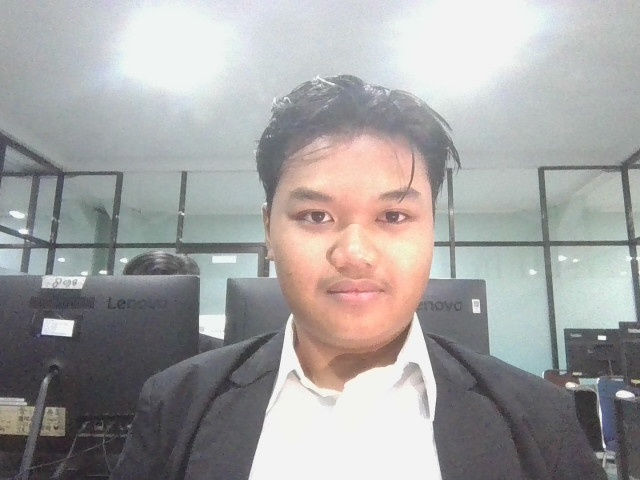
#> input picture original.jpg, 640 x 480 px, given in place of the camera
$ python face_tarcking.py
#> lines starting #> are read from the running program, lines starting #| are printed output that depends on the picture; after the words box and inside, x2 and y2 are one past the last pixel; in counts of white or black regions, pixels touching at a corner belong together
import cv2
import os

# Fungsi untuk membuat folder jika belum ada
def make_dir(directory):
    if not os.path.exists(directory):
        os.makedirs(directory)

# Inisialisasi Webcam
cap = cv2.VideoCapture(0)

# Mendeteksi wajah dengan model haarcascade frontal face
face_cascade = cv2.CascadeClassifier(cv2.data.haarcascades + 'haarcascade_frontalface_default.xml')

# Folder untuk menyimpan gambar
save_dir = "captured_images"
make_dir(save_dir)

# Mengambil gambar dari webcam
ret, frame = cap.read()
#> frame is the input picture: shape (480, 640, 3); mean B, G, R 160.8, 161.2, 162.4

# Jika berhasil mengambil gambar
if ret:
    # Deteksi wajah
    gray = cv2.cvtColor(frame, cv2.COLOR_BGR2GRAY)
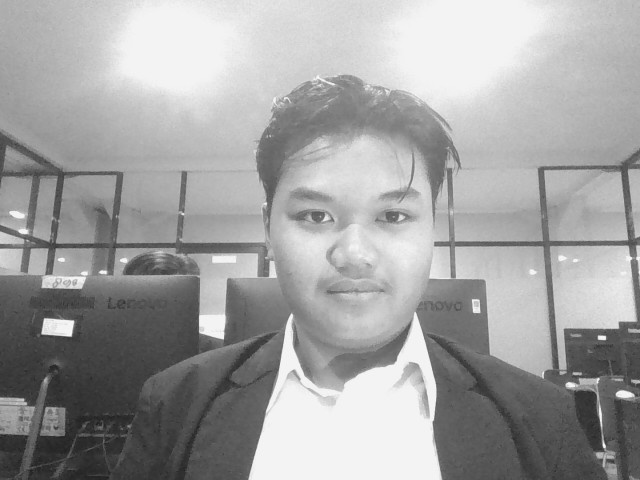
#> gray: shape (480, 640); min 29, max 253, mean 161.5
    faces = face_cascade.detectMultiScale(gray, 1.1, 4)
#> faces = [[255, 140, 201, 201]]

    # Menyimpan gambar original
    original_path = os.path.join(save_dir, "original.jpg")
    cv2.imwrite(original_path, frame)

    # Menyimpan gambar grayscale
    grayscale_path = os.path.join(save_dir, "grayscale.jpg")
    cv2.imwrite(grayscale_path, gray)

    # Mengubah ke black & white (thresholding)
    _, blackwhite = cv2.threshold(gray, 127, 255, cv2.THRESH_BINARY)
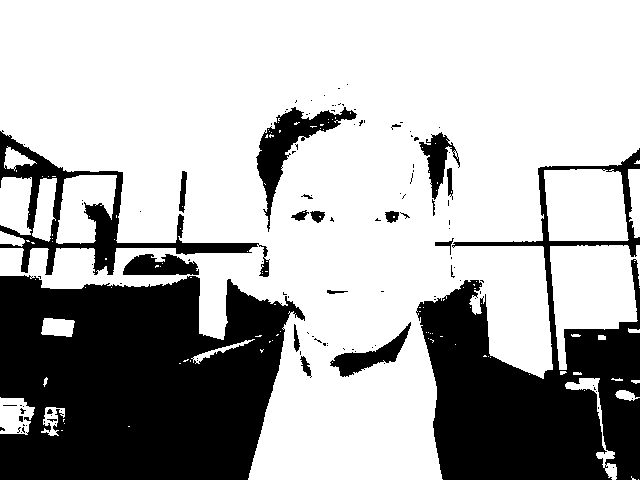
#> blackwhite: shape (480, 640); 68.6% white; 117 black regions (96 under 20 px), largest, box (x1, y1, x2, y2) and area: (0, 275, 305, 480) 49228, (416, 148, 640, 480) 32632, (0, 130, 270, 277) 6610
    blackwhite_path = os.path.join(save_dir, "blackwhite.jpg")
    cv2.imwrite(blackwhite_path, blackwhite)

    # Crop wajah (hanya mengambil wajah yang pertama terdeteksi)
    if len(faces) > 0:
        x, y, w, h = faces[0]
#> x = 255; y = 140; w = 201; h = 201
        cropped_face = frame[y:y+h, x:x+w]
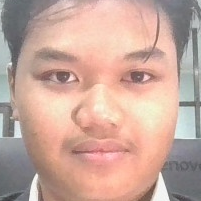
#> cropped_face: shape (201, 201, 3); mean B, G, R 155.8, 167.7, 200.6
        cropped_path = os.path.join(save_dir, "cropped_face.jpg")
        cv2.imwrite(cropped_path, cropped_face)
        print("Wajah terdeteksi dan di-crop.")
    else:
        print("Tidak ada wajah terdeteksi.")

    print("Gambar berhasil disimpan di folder:", save_dir)
else:
    print("Gagal mengambil gambar.")

# Melepaskan Webcam
cap.release()
cv2.destroyAllWindows()
